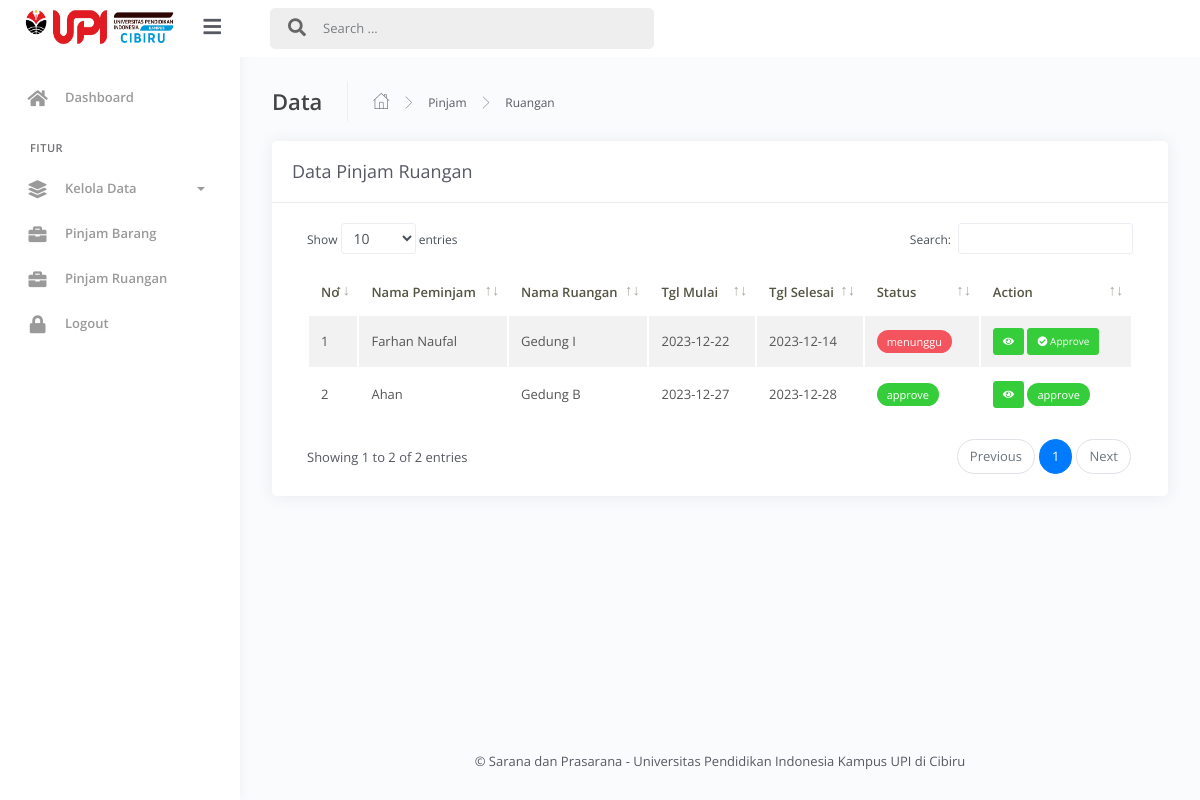
/WebPeminjaman/admin/?view=datapinjamruangan (signed in), run on the app's committed database.
### tables this page shows
CREATE TABLE `pinjamruangan` (
  `id` int(11) NOT NULL,
  `id_ruangan` int(11) DEFAULT NULL,
  `id_user` int(11) DEFAULT NULL,
  `tgl_mulai` date DEFAULT NULL,
  `tgl_selesai` date DEFAULT NULL,
  `status` varchar(15) DEFAULT NULL,
  `pdf_file` varchar(255) DEFAULT NULL,
  `dokumentasi` varchar(255) DEFAULT NULL
);

CREATE TABLE `user` (
  `id` int(11) NOT NULL,
  `nama_lengkap` varchar(255) DEFAULT NULL,
  `email` varchar(255) DEFAULT NULL,
  `nohp` varchar(15) DEFAULT NULL,
  `username` varchar(15) DEFAULT NULL,
  `password` varchar(15) DEFAULT NULL,
  `level` varchar(10) DEFAULT NULL
);

CREATE TABLE `ruangan` (
  `id` int(11) NOT NULL,
  `nama_ruangan` varchar(255) DEFAULT NULL,
  `deskripsi` text DEFAULT NULL,
  `foto` varchar(255) DEFAULT NULL,
  `status` varchar(15) DEFAULT NULL
);

### WebPeminjaman/admin/peminjaman/datapinjamruangan.php (the view, shortened to what this page needs)
<div class="main-panel">
			<div class="content">
				<div class="page-inner">
					<div class="page-header">
						<h4 class="page-title">Data</h4>
						<ul class="breadcrumbs">
							<li class="nav-home">
								<a href="#">
									<i class="flaticon-home"></i>
								</a>
							</li>
							<li class="separator">
								<i class="flaticon-right-arrow"></i>
							</li>
							<li class="nav-item">
								<a href="#">Pinjam</a>
							</li>
							<li class="separator">
								<i class="flaticon-right-arrow"></i>
							</li>
							<li class="nav-item">
								<a href="#">Ruangan</a>
							</li>
						</ul>
					</div>
					<div class="row">
						<div class="col-md-12">
							<div class="card">
								<div class="card-header">
									<div class="d-flex align-items-center">
										<h4 class="card-title">Data Pinjam Ruangan</h4>
									</div>
								</div>
								<div class="card-body">
									<div class="table-responsive">
										<table id="add-row" class="display table table-striped table-hover" >
											<thead>
												<tr>
													<th>No</th>
													<th>Nama Peminjam</th>
													<th>Nama Ruangan</th>
													<th>Tgl Mulai</th>
													<th>Tgl Selesai</th>
													<th>Status</th>
													<th>Action</th>
												</tr>
											</thead>
											<tbody>
												<?php
													$no = 1;
													$query = mysqli_query($conn,'SELECT pinjamruangan.id, pinjamruangan.id_ruangan, pinjamruangan.id_user, pinjamruangan.tgl_mulai, pinjamruangan.tgl_selesai, pinjamruangan.status, ruangan.nama_ruangan, user.nama_lengkap from pinjamruangan inner join ruangan on ruangan.id=pinjamruangan.id_ruangan inner join user on user.id=pinjamruangan.id_user');
													while ($pinjamruangan = mysqli_fetch_array($query)) {
												?>
												<tr>
													<td><?php echo $no++ ?></td>
													<td><?php echo $pinjamruangan['nama_lengkap'] ?></td>
													<td><?php echo $pinjamruangan['nama_ruangan'] ?></td>
													<td><?php echo $pinjamruangan['tgl_mulai'] ?></td>
													<td><?php echo $pinjamruangan['tgl_selesai'] ?></td>
													<td>
														<?php if($pinjamruangan['status'] == 'menunggu') { ?>
														<div class="badge badge-danger"><?php echo $pinjamruangan['status'] ?></div>
														<?php }else { ?>
															<div class="badge badge-success"><?php echo $pinjamruangan['status'] ?></div>
														<?php } ?>
													</td>
													<td>
														<?php if($pinjamruangan['status'] == 'menunggu') { ?>
														<a href="?view=detailpinjamruangan&id=<?php echo $pinjamruangan['id'] ?>" title="Detail" class="btn btn-xs btn-success"><i class="fa fa-eye"></i></a>
														<a href="#modalApprovePinjamRuangan<?php echo $pinjamruangan['id'] ?>" data-toggle="modal" title="Batal Pinjam" class="btn btn-xs btn-success"><i class="fa fa-check-circle"></i> Approve</a>
													<?php }else { ?>
														<a href="?view=detailpinjamruangan&id=<?php echo $pinjamruangan['id'] ?>" title="Detail" class="btn btn-xs btn-success"><i class="fa fa-eye"></i></a>
														<div class="badge badge-success"><?php echo $pinjamruangan['status'] ?></div>
													<?php } ?>
													</td>
												</tr>
											<?php } ?>
											</tbody>
										</table>
									</div>
								</div>
							</div>
						</div>
					</div>
				</div>
			</div>
			<p class="text-footer text-center p-3">&copy; Sarana dan Prasarana - Universitas Pendidikan Indonesia Kampus UPI di Cibiru</p>
		</div>

### data on the page
pinjamruangan: id_user.nama_lengkap "Farhan Naufal", id_ruangan.nama_ruangan "Gedung I", tgl_mulai "2023-12-22", tgl_selesai "2023-12-14", status "menunggu"
pinjamruangan: id_user.nama_lengkap "Ahan", id_ruangan.nama_ruangan "Gedung B", tgl_mulai "2023-12-27", tgl_selesai "2023-12-28", status "approve"
